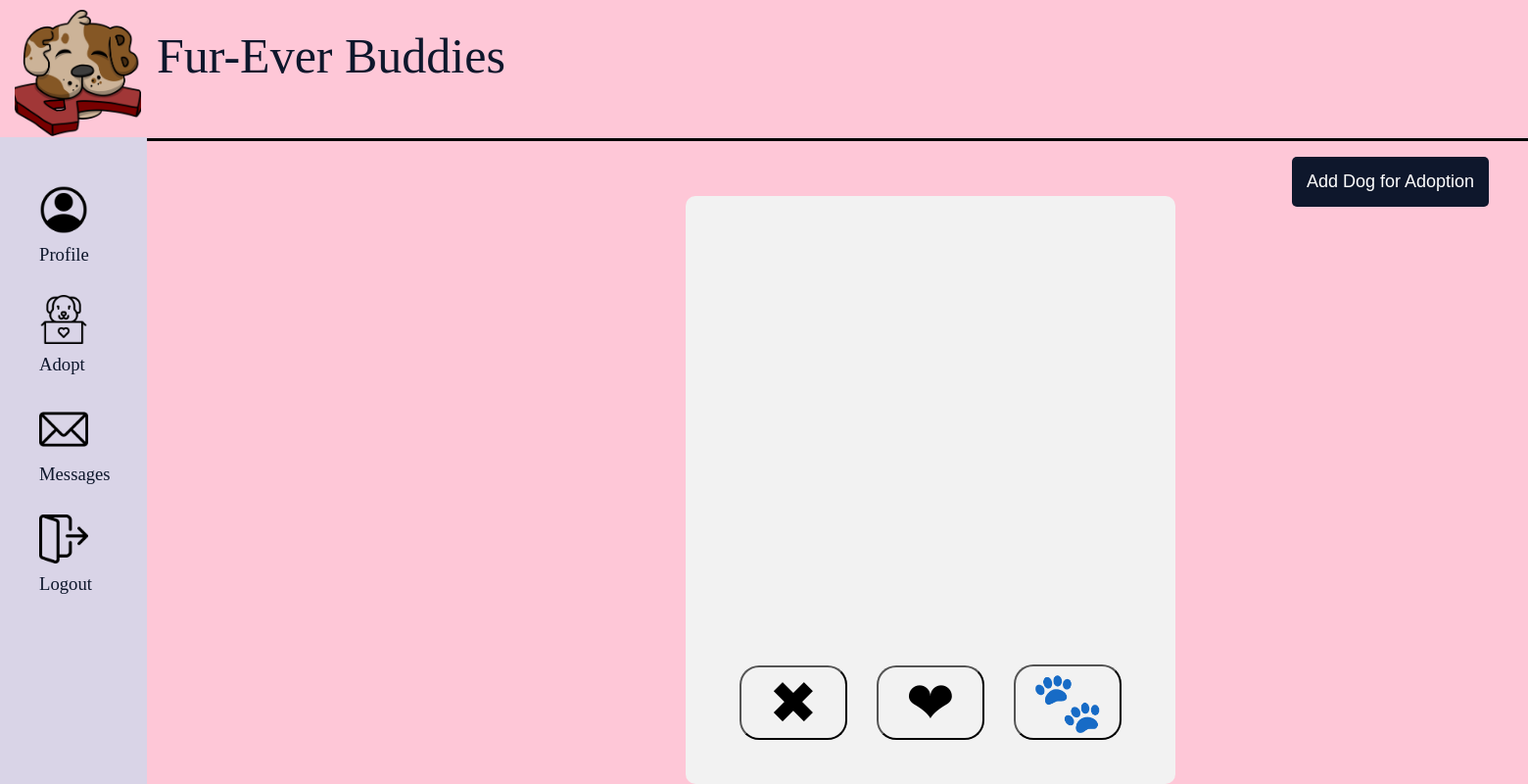
The app's page /APP_DEV/adopt.php (signed in), older data.
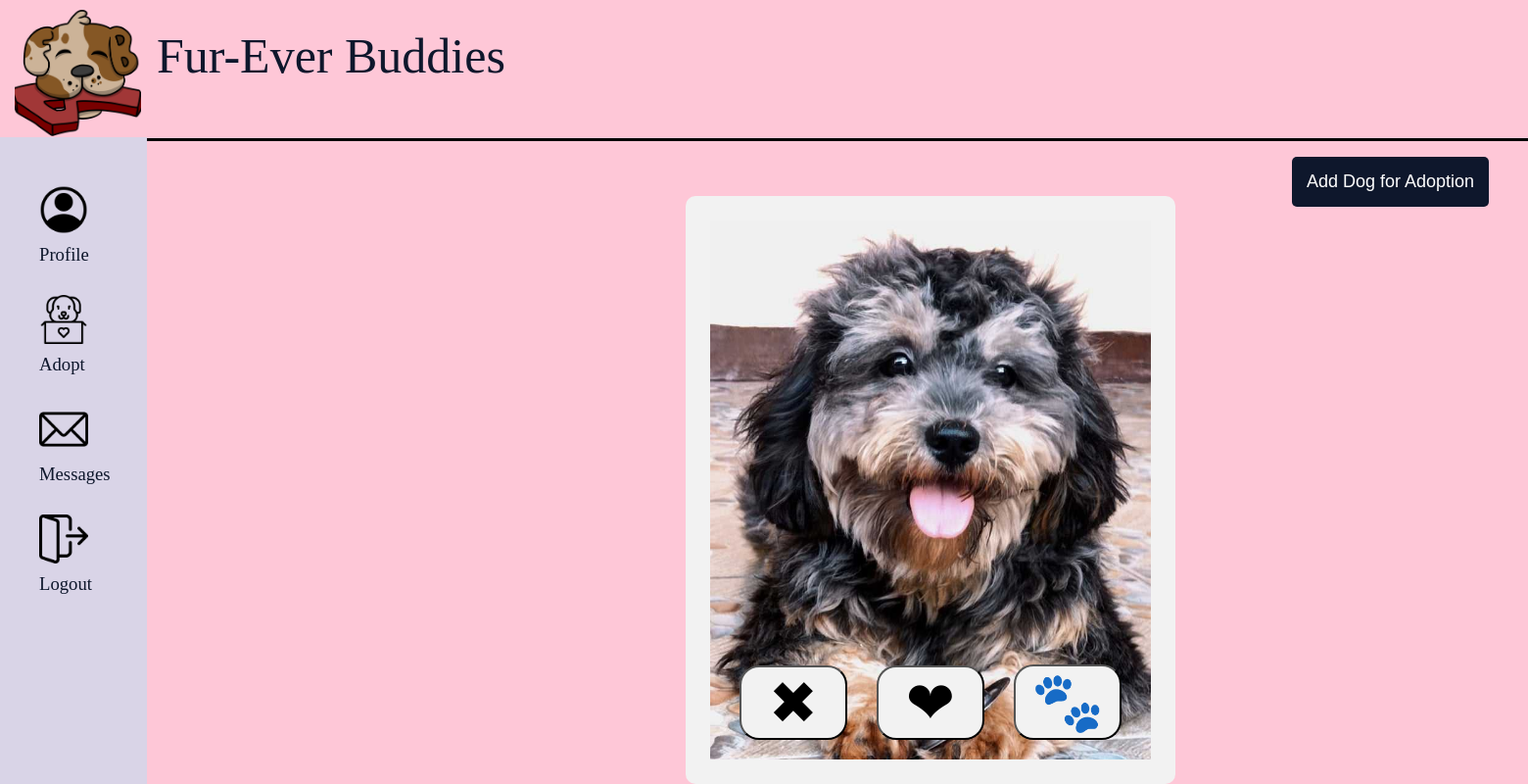
The same page, newer data.
### tables this page shows
CREATE TABLE `tbldogs` (
  `username` varchar(255) NOT NULL,
  `dogID` int(100) NOT NULL,
  `name` varchar(100) NOT NULL,
  `breed` varchar(255) NOT NULL,
  `age` varchar(2) NOT NULL,
  `description` varchar(100) NOT NULL,
  `image` varchar(255) NOT NULL
);

### APP_DEV/adopt.php (the view, shortened to what this page needs)
<?php
include_once('./includes/header.php');
?>
    <div id="left-panel">
        <ul>
            <li><a href="#"> <img class="logo-side" src="./image/account.png">Profile</a></li>
            <li><a href="adopt.php"><img class="logo-side" src="./image/dog.png">Adopt</a></li>
            <li><a href="message.php"><img class="logo-side" src="./image/email.png">Messages</a></li>
            <li><a href="./includes/logout.php"><img class="logo-side" src="./image/logout.png">Logout</a></li>
        </ul>
    </div>
<div class="right-panel">
    <div id="dog-container">
        <div id="dog-card">
            <?php
                include_once './includes/dbCon.php';
                $sql = "SELECT image FROM tbldogs ORDER BY RAND() LIMIT 1";
                $result = mysqli_query($conn, $sql);
                if (mysqli_num_rows($result) > 0) {
                    while ($row = mysqli_fetch_assoc($result)) {
                        ?><img src="./uploads/<?php echo $row['image']?>"><?php
                    }
                }
            ?>
        </div>
    </div>
    <div id="dog-buttons">
        <button class="reject-button">&#10006;</button>
        <button id="change-image" class="heart-button">&#10084;</button>
        <button class="paw-button">&#128062;</button>
    </div>
    <div class="add-dog-form">
        <button onclick="toggleForm()" class="toggle-button">Add Dog for Adoption</button>
    </div>
</div>
<?php
include_once('./includes/footer.php');
?>

### APP_DEV/includes/header.php (shortened to what this page needs)
<!DOCTYPE html>
<html lang="en">
<head>
    <link rel="stylesheet" type="text/css" href="./css/style.css">
    <link rel="stylesheet" type="text/css" href="./css/welcome.css">
    <link rel="stylesheet" href="./css/inside.css">
    <link rel="stylesheet" href="./css/adoptPage.css">
    <link rel="stylesheet" href="./css/messageDesign.css">
</head>
<body>
    <div class="bg">
            <div class="nav">
                <div class="nav-link">
                    <img class="logo" src="./image/logo.png" />
                    <img class="line" src="./image/line.svg" />
                </div>
                <div class="txt-logo">Fur-Ever Buddies</div>
            </div>

### APP_DEV/includes/footer.php
</div>
</body>
</html>

### APP_DEV/css/style.css (style rules this page uses)
:root { --fontMain: 'Futura PT'; --color-text: #0e172c; --main-color: #fec7d7; --secondary-color: #f9f8fc; --tertiary-color: #fffffe; }
body { margin: 0; padding: 0; font-family: var(--fontMain); background-color: var(--main-color); overflow-x: hidden; }
.bg { background-color: #fec7d7; display: flex; flex-direction: row; justify-content: center; background-size: cover; height: 100% ; max-width: 100%; position: absolute; }
.bg .nav { position: relative; height: 129px; }
.bg .nav-link { position: absolute; width: 1920px; height: 129px; }
.bg .logo { position: absolute; width: 129px; height: 129px; top: 10px; left: 15px; object-fit: cover; }
.bg .line { position: absolute; top: 140px; }
.bg .txt-logo { position: absolute; width: 395px; top: 28px; left: 160px; font-family: var(--fontMain); color: var(--color-text); font-size: 50px; }

### APP_DEV/css/inside.css (style rules this page uses)
:root { --fontMain: 'Futura PT'; --color-text: #0e172c; --main-color: #fec7d7; --secondary-color: #f9f8fc; --tertiary-color: #fffffe; }
#left-panel { left: 0px; width: 150px; height: 100%; background-color: #d9d4e7; overflow-x: hidden; position: fixed; margin-top: 140px; }
#left-panel a, ul { font-size: 14pt; color: #0e172c; text-decoration: none; margin-bottom: 100px; list-style-type: none; }
.logo-side { display: block; padding-top: 30px; padding-bottom: 10px; width: 50px; height: 50px; }

### APP_DEV/css/adoptPage.css (style rules this page uses)
#dog-container { display: block; align-items: center; justify-content: center; margin-right: 1000px; }
#dog-card { top: 200px; left: 700px; position: absolute; width: 500px; height: 600px; background-color: #f2f2f2; border-radius: 10px; display: flex; align-items: center; justify-content: center; }
#dog-card img { width: 90%; height: 550px; object-fit: cover; }
#dog-buttons { position: absolute; bottom: 45px; display: flex; left: 755px; align-items: flex-end; width: 100%; height: 50px; }
.reject-button, .heart-button, .paw-button { border-radius: 20px; font-size: 60px; width: 110px; cursor: pointer; margin-right: 30px; background-color: #f2f2f2; color: #000; }
.add-dog-form { position: fixed; top: 130px; right: 20px; margin: 20px; }
.toggle-button { background-color: #0e172c; color: #fff; border: none; border-radius: 5px; padding: 10px; cursor: pointer; transition: background-color 0.3s, color 0.3s; }
.add-dog-form button { margin: 10px 0; padding: 15px; font-size: 18px; cursor: pointer; background-color: #0e172c; color: #fff; border: none; border-radius: 5px; }

Row changes from the older to the newer data that the page shows:
added tbldogs: image (picture)
